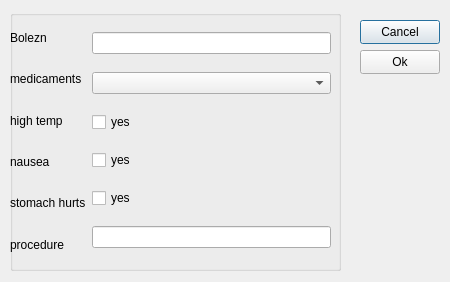
<?xml version="1.0" encoding="UTF-8"?>
<ui version="4.0">
 <class>Dialog</class>
 <widget class="QDialog" name="Dialog">
  <property name="geometry">
   <rect>
    <x>0</x>
    <y>0</y>
    <width>450</width>
    <height>282</height>
   </rect>
  </property>
  <property name="windowTitle">
   <string>Dialog</string>
  </property>
  <widget class="QPushButton" name="pushButton_2">
   <property name="geometry">
    <rect>
     <x>360</x>
     <y>20</y>
     <width>80</width>
     <height>24</height>
    </rect>
   </property>
   <property name="text">
    <string>Cancel</string>
   </property>
  </widget>
  <widget class="QGroupBox" name="groupBox">
   <property name="geometry">
    <rect>
     <x>10</x>
     <y>10</y>
     <width>331</width>
     <height>261</height>
    </rect>
   </property>
   <property name="title">
    <string/>
   </property>
   <widget class="QWidget" name="horizontalLayoutWidget">
    <property name="geometry">
     <rect>
      <x>0</x>
      <y>10</y>
      <width>321</width>
      <height>242</height>
     </rect>
    </property>
    <layout class="QHBoxLayout" name="horizontalLayout">
     <item>
      <layout class="QVBoxLayout" name="verticalLayout_2">
       <item>
        <widget class="QLabel" name="label_7">
         <property name="text">
          <string>Bolezn</string>
         </property>
        </widget>
       </item>
       <item>
        <widget class="QLabel" name="label">
         <property name="text">
          <string>medicaments</string>
         </property>
        </widget>
       </item>
       <item>
        <widget class="QLabel" name="label_6">
         <property name="text">
          <string>high temp</string>
         </property>
        </widget>
       </item>
       <item>
        <widget class="QLabel" name="label_4">
         <property name="text">
          <string>nausea</string>
         </property>
        </widget>
       </item>
       <item>
        <widget class="QLabel" name="label_5">
         <property name="text">
          <string>stomach hurts</string>
         </property>
        </widget>
       </item>
       <item>
        <widget class="QLabel" name="label_3">
         <property name="text">
          <string>procedure</string>
         </property>
        </widget>
       </item>
      </layout>
     </item>
     <item>
      <layout class="QVBoxLayout" name="verticalLayout">
       <item>
        <widget class="QLineEdit" name="bol"/>
       </item>
       <item>
        <widget class="QComboBox" name="med">
         <item>
          <property name="text">
           <string/>
          </property>
         </item>
         <item>
          <property name="text">
           <string>medicament 1</string>
          </property>
         </item>
         <item>
          <property name="text">
           <string>medicament 2</string>
          </property>
         </item>
         <item>
          <property name="text">
           <string>medicament 3</string>
          </property>
         </item>
         <item>
          <property name="text">
           <string>medicament 4</string>
          </property>
         </item>
        </widget>
       </item>
       <item>
        <widget class="QCheckBox" name="checkBox1">
         <property name="text">
          <string>yes</string>
         </property>
        </widget>
       </item>
       <item>
        <widget class="QCheckBox" name="checkBox2">
         <property name="text">
          <string>yes</string>
         </property>
        </widget>
       </item>
       <item>
        <widget class="QCheckBox" name="checkBox3">
         <property name="text">
          <string>yes</string>
         </property>
        </widget>
       </item>
       <item>
        <widget class="QLineEdit" name="proc"/>
       </item>
      </layout>
     </item>
    </layout>
   </widget>
  </widget>
  <widget class="QPushButton" name="pushButton">
   <property name="geometry">
    <rect>
     <x>360</x>
     <y>50</y>
     <width>80</width>
     <height>24</height>
    </rect>
   </property>
   <property name="text">
    <string>Ok</string>
   </property>
  </widget>
 </widget>
 <resources/>
 <connections/>
</ui>
